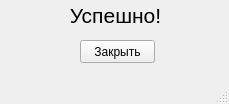
<?xml version="1.0" encoding="UTF-8"?>
<ui version="4.0">
 <class>MainWindow</class>
 <widget class="QMainWindow" name="MainWindow">
  <property name="geometry">
   <rect>
    <x>0</x>
    <y>0</y>
    <width>229</width>
    <height>104</height>
   </rect>
  </property>
  <property name="windowTitle">
   <string>MainWindow</string>
  </property>
  <widget class="QWidget" name="centralwidget">
   <widget class="QLabel" name="label">
    <property name="geometry">
     <rect>
      <x>0</x>
      <y>-10</y>
      <width>231</width>
      <height>51</height>
     </rect>
    </property>
    <property name="font">
     <font>
      <pointsize>16</pointsize>
     </font>
    </property>
    <property name="text">
     <string>Успешно!</string>
    </property>
    <property name="alignment">
     <set>Qt::AlignCenter</set>
    </property>
   </widget>
   <widget class="QPushButton" name="closeButton">
    <property name="geometry">
     <rect>
      <x>80</x>
      <y>40</y>
      <width>75</width>
      <height>23</height>
     </rect>
    </property>
    <property name="text">
     <string>Закрыть</string>
    </property>
   </widget>
  </widget>
  <widget class="QMenuBar" name="menubar">
   <property name="geometry">
    <rect>
     <x>0</x>
     <y>0</y>
     <width>229</width>
     <height>21</height>
    </rect>
   </property>
  </widget>
  <widget class="QStatusBar" name="statusbar"/>
 </widget>
 <resources/>
 <connections/>
</ui>
